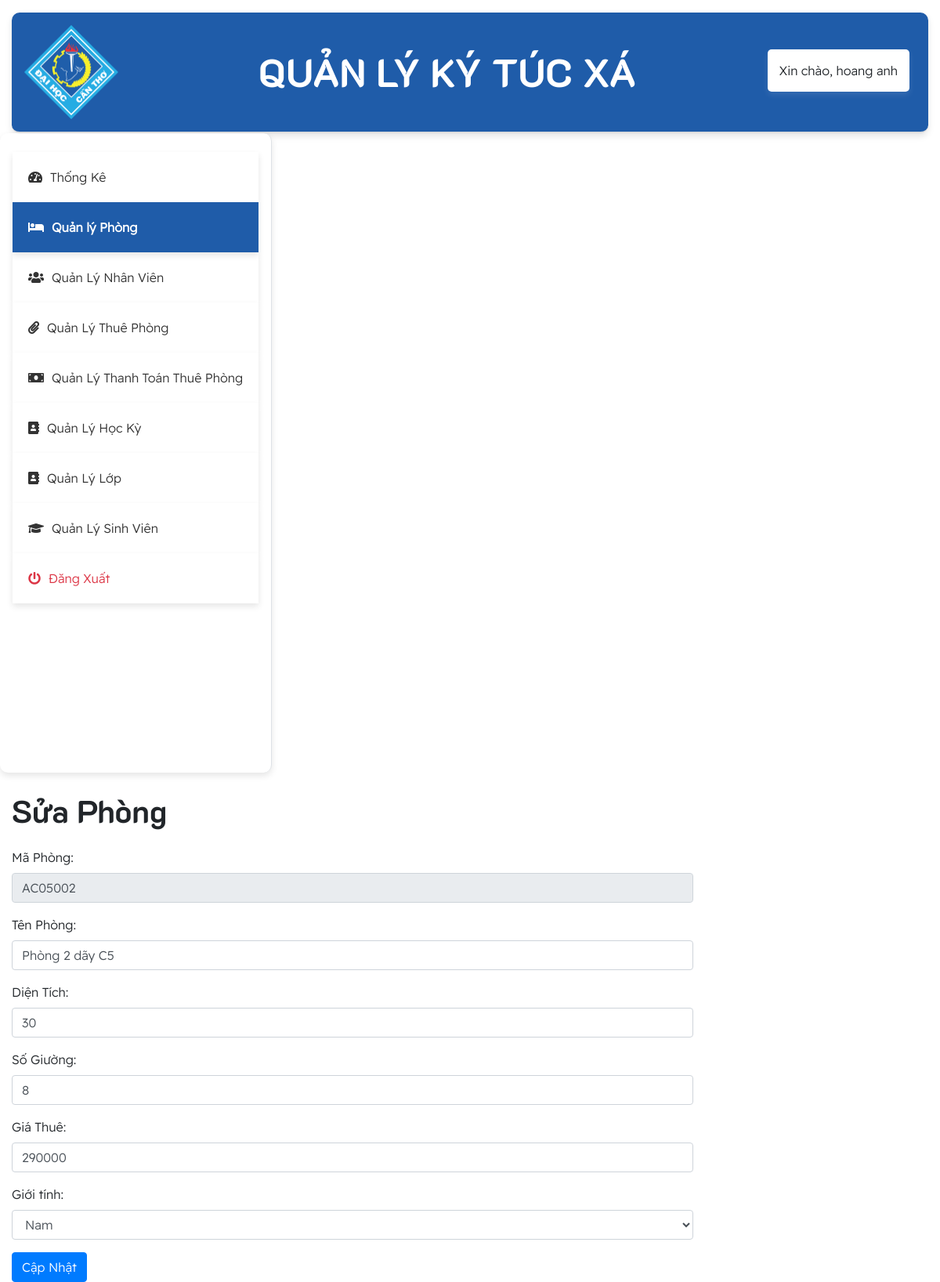
The app's page /phong/edit/AC05002 (signed in) with its own data.
### tables this page shows
CREATE TABLE `phong` (
  `ma_phong` varchar(7) NOT NULL,
  `ten_phong` varchar(100) DEFAULT NULL,
  `loai_phong` varchar(3) DEFAULT NULL,
  `dien_tich` float DEFAULT NULL,
  `so_giuong` int DEFAULT NULL,
  `gia_thue` decimal(10,2) DEFAULT NULL,
  `gioi_tinh` varchar(5) NOT NULL DEFAULT 'none',
  PRIMARY KEY (`ma_phong`)
);

### app/controllers/PhongController.php (called while the page is built, shortened)
<?php
class PhongController
{
    private $phongModel;
    public function __construct($pdo)
    {
        $this->phongModel = new Phong($pdo);
    }
    public function edit($id)
    {
        $phong = $this->phongModel->find($id);
        include '../app/views/phong/edit.php';
    }
}

### app/models/Phong.php (called while the page is built, shortened)
<?php
class Phong
{
    public ?PDO $db;
    public function
        __construct(
        ?PDO $pdo
    ) {
        $this->db = $pdo;
    }
   public function find( $ma_phong): ?Phong
    {
        $statement = $this->db->prepare('SELECT * FROM Phong WHERE ma_phong = :ma_phong');
        $statement->execute(['ma_phong' => $ma_phong]);
        if ($row = $statement->fetch()) {
            return $this->fillFromDB($row);
        }
        return null;
    }
    protected function fillFromDB(array $row): Phong
    {
        return $this;
    }
}

### app/views/phong/edit.php (the view, shortened to what this page needs)
<!DOCTYPE html>
<html lang="en">
<head>
    <link href="https://stackpath.bootstrapcdn.com/bootstrap/4.5.2/css/bootstrap.min.css" rel="stylesheet">
    <link rel="stylesheet" href="https://cdnjs.cloudflare.com/ajax/libs/font-awesome/5.15.4/css/all.min.css">
    <link rel="stylesheet" type="text/css" href="../../style.css">
</head>
<body>
    <div class="container-fluid mt-3">
        <div class="row">
            <div class="col-md-12">
                <?php include '../app/views/header.php'; ?>
            </div>
        </div>
        <div class="row">
            <div>
                <?php include '../app/views/nav.php'; ?>
            </div>
            <div class="col-md-9">
                <div class="content mt-4">
                    <h1 class="mb-4">Sửa Phòng</h1>
                    <form method="POST" class="form">
                        <div class="form-group">
                            <label for="ma_phong">Mã Phòng:</label>
                            <input type="text" name="ma_phong" id="ma_phong" class="form-control"
                                value="<?= htmlspecialchars($phong->ma_phong )?>" readonly>
                        </div>
                        <div class="form-group">
                            <label for="ten_phong">Tên Phòng:</label>
                            <input type="text" name="ten_phong" id="ten_phong" class="form-control"
                                value="<?= htmlspecialchars($phong->ten_phong) ?>" required>
                        </div>
                        <div class="form-group">
                            <label for="dien_tich">Diện Tích:</label>
                            <input type="number" name="dien_tich" id="dien_tich" step="0.1" class="form-control"
                                value="<?= htmlspecialchars($phong->dien_tich) ?>" required>
                        </div>
                        <div class="form-group">
                            <label for="so_giuong">Số Giường:</label>
                            <input type="number" name="so_giuong" id="so_giuong" step="0.1" class="form-control"
                                value="<?= htmlspecialchars($phong->so_giuong) ?>" required>
                        </div>
                        <div class="form-group">
                            <label for="gia_thue">Giá Thuê:</label>
                            <input type="number" name="gia_thue" id="gia_thue" class="form-control"
                                value="<?= htmlspecialchars($phong->gia_thue) ?>" required>
                        </div>
                        <div class="form-group">
                            <label for="gioi_tinh">Giới tính:</label>
                            <select name="gioi_tinh" id="gioi_tinh" class="form-control" required>
                                <option value="nam" <?= $phong->gioi_tinh === 'nam' ? 'selected' : '' ?>>Nam</option>
                            </select>
                        </div>
                        <button type="submit" class="btn btn-primary">Cập Nhật</button>
                    </form>
                </div>
            </div>
        </div>
    </div>
</body>
</html>

### public/style.css (style rules this page uses)
:root { --main-bg-color: #009d63; --main-text-color: #009d63; --second-text-color: #bbbec5; --second-bg-color: #c1efde; }
h1 { font-family: 'CustomFont', sans-serif; }
body { font-family: 'CustomFont1', sans-serif; }

### records on screen
phong: ma_phong "AC05002", ten_phong "Phòng 2 dãy C5", dien_tich "30", so_giuong "8", gia_thue "290000", gioi_tinh "Nam"

### other values on screen
$_SESSION['ho_ten'] "hoang anh"
